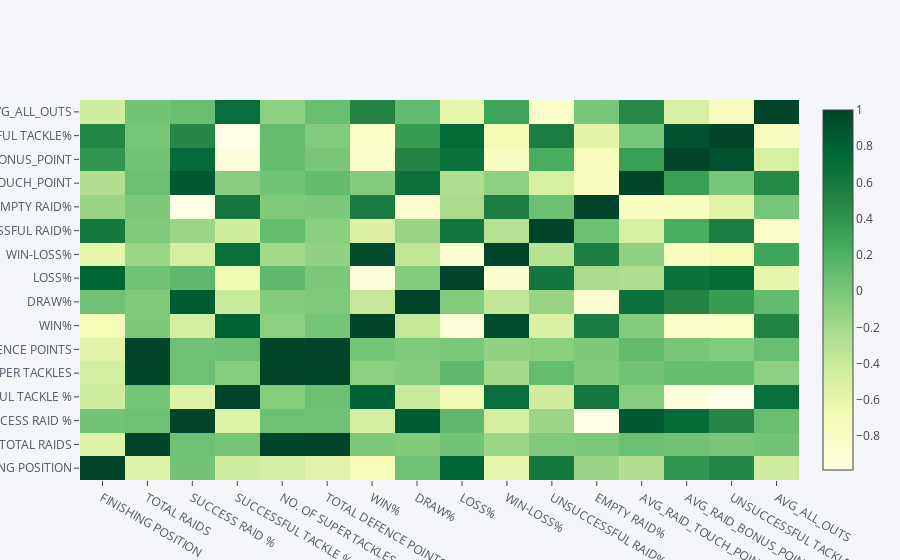

The code cell stored with this chart in its notebook:
### Code cell
df6.corr().iplot(kind='heatmap',colorscale='ylgn')

### Figure 1 — Plotly figure (JSON) as saved in the notebook; plotly's stock layout.template omitted (floating-point values rounded to 4 significant figures; data arrays with more than 128 entries replaced by an {"elided": "..."} marker saying what was removed)
{"data": [{"colorscale": [[0, "rgb(255,255,229)"], [0.125, "rgb(247,252,185)"], [0.25, "rgb(217,240,163)"], [0.375, "rgb(173,221,142)"], [0.5, "rgb(120,198,121)"], [0.625, "rgb(65,171,93)"], [0.75, "rgb(35,132,67)"], [0.875, "rgb(0,104,55)"], [1, "rgb(0,69,41)"]], "type": "heatmap", "uid": "ddac1489-dff1-42a3-9e59-59b6480432bc", "x": ["FINISHING POSITION", "TOTAL RAIDS", "SUCCESS RAID %", "SUCCESSFUL TACKLE %", "NO. OF SUPER TACKLES", "TOTAL DEFENCE POINTS", "WIN%", "DRAW%", "LOSS%", "WIN-LOSS%", "UNSUCCESSFUL RAID%", "EMPTY RAID%", "AVG_RAID_TOUCH_POINT", "AVG_RAID_BONUS_POINT", "UNSUCCESSFUL TACKLE%", "AVG_ALL_OUTS"], "y": ["FINISHING POSITION", "TOTAL RAIDS", "SUCCESS RAID %", "SUCCESSFUL TACKLE %", "NO. OF SUPER TACKLES", "TOTAL DEFENCE POINTS", "WIN%", "DRAW%", "LOSS%", "WIN-LOSS%", "UNSUCCESSFUL RAID%", "EMPTY RAID%", "AVG_RAID_TOUCH_POINT", "AVG_RAID_BONUS_POINT", "UNSUCCESSFUL TACKLE%", "AVG_ALL_OUTS"], "z": {"elided": "16x16 float values"}, "zmax": 1, "zmin": -0.9864}], "layout": {"legend": {"bgcolor": "#F5F6F9", "font": {"color": "#4D5663"}}, "paper_bgcolor": "#F5F6F9", "plot_bgcolor": "#F5F6F9", "title": {"font": {"color": "#4D5663"}}, "xaxis": {"gridcolor": "#E1E5ED", "showgrid": true, "tickfont": {"color": "#4D5663"}, "title": {"font": {"color": "#4D5663"}, "text": ""}, "zerolinecolor": "#E1E5ED"}, "yaxis": {"gridcolor": "#E1E5ED", "showgrid": true, "tickfont": {"color": "#4D5663"}, "title": {"font": {"color": "#4D5663"}, "text": ""}, "zerolinecolor": "#E1E5ED"}}}
